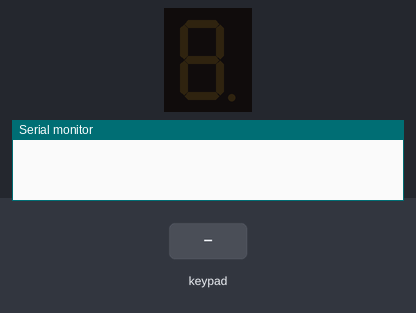
Bench run of a sketch on a simulated Arduino Uno, built with avr-gcc and run on an emulated ATmega328P. Parts: 1-digit seven-segment display, the last lines printed to the serial monitor. Wiring (inferred from the names in the program): 1-digit 7-segment display, segments lit when HIGH: segments pin 10, pin 11, pin 12, pin 13, A0, A1, A2, A3. Inputs (shaded band) come from the test bench. The segment pins are drawn as the display they are named for.

Above: at 1.2 s.
1.3 s: keypad keys 9 8 7 6 pressed 0.4 s apart
At 3.4 s:
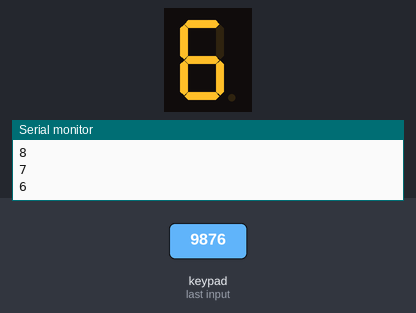
4.4 s: key 'A' pressed
At 5.0 s:
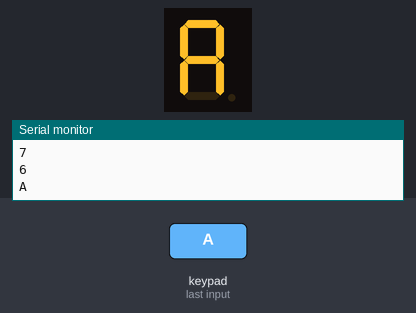
5.9 s: key 'B' pressed
At 7.1 s:
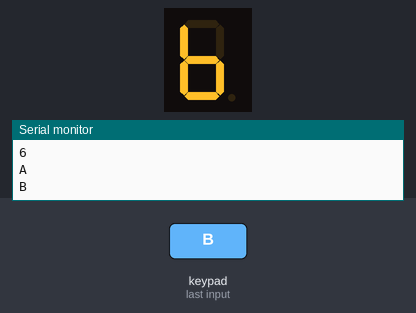
7.4 s: keypad keys 9 8 7 6 D pressed 0.4 s apart
At 9.7 s:
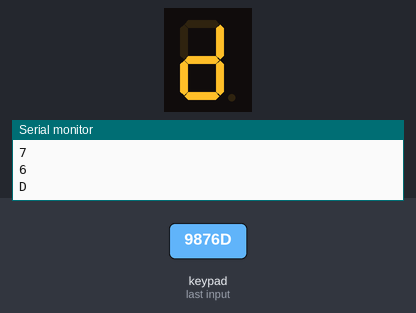
10.9 s: key 'C' pressed
At 12.1 s:
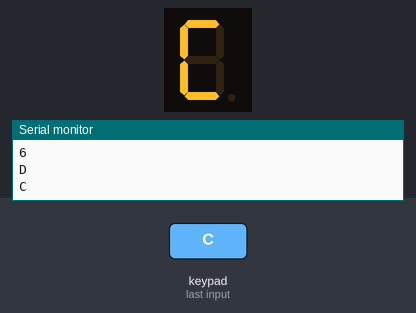
12.4 s: keypad keys 5 4 3 2 # pressed 0.4 s apart
At 14.4 s:
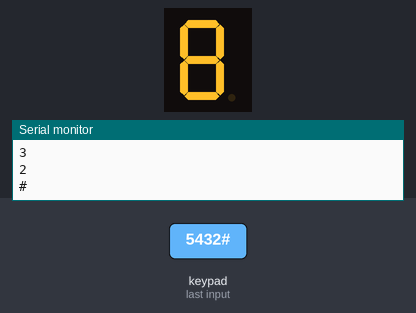
Timing chart, 0 to 15.9 s (numbered marks = the images above; inputs shaded):
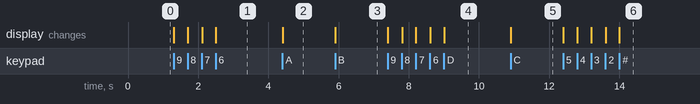

Measured:
- after the input at 1.3 s, the display: first changes at once (image 1 shows a later state)
- after the input at 4.4 s, the display: changes at once (image 2)
- after the input at 5.9 s, the display: changes at once (image 3)
- after the input at 7.4 s, the display: first changes at once (image 4 shows a later state)
- after the input at 10.9 s, the display: changes at once (image 5)
- after the input at 12.4 s, the display: first changes at once (image 6 shows a later state)

The sketch:

exercise_lab3.ino
```cpp
#include <Keypad.h>


const int segA = 10;
const int segB = 11;
const int segC = 12;
const int segD = 13;
const int segE = A0;
const int segF = A1;
const int segG = A2;
const int segDP = A3;


const byte ROWS = 4;
const byte COLS = 4;

char keys[ROWS][COLS] = {
  {'1', '2', '3', 'A'},
  {'4', '5', '6', 'B'},
  {'7', '8', '9', 'C'},
  {'*', '0', '#', 'D'}
};

byte rowPins[ROWS] = {9, 8, 7, 6};
byte colPins[COLS] = {5, 4, 3, 2};

Keypad keypad = Keypad(makeKeymap(keys), rowPins, colPins, ROWS, COLS);


const byte numberSegments[10] = {
  B11111100,
  B01100000,
  B11011010,
  B11110010,
  B01100110,
  B10110110,
  B10111110,
  B11100000,
  B11111110,
  B11110110
};


const byte letterSegments[6] = {
  B11101110,
  B00111110,
  B10011100,
  B01111010,
  B10011110,
  B10001110
};

void setup() {

  pinMode(segA, OUTPUT);
  pinMode(segB, OUTPUT);
  pinMode(segC, OUTPUT);
  pinMode(segD, OUTPUT);
  pinMode(segE, OUTPUT);
  pinMode(segF, OUTPUT);
  pinMode(segG, OUTPUT);
  pinMode(segDP, OUTPUT);


  displayNumber(100);

  Serial.begin(9600);
}

void loop() {
  char key = keypad.getKey();

  if (key != NO_KEY) {
    Serial.println(key);


    if (key >= '0' && key <= '9') {
      displayNumber(key - '0');
    }
    else if (key >= 'A' && key <= 'F') {
      displayLetter(key - 'A');
    }
    else if (key == '*') {
      displayClear();
    }
    else if (key == '#') {
      displayNumber(8);
    }
    else if (key == 'A' || key == 'B' || key == 'C' || key == 'D') {
      displayLetter(key - 'A' + 1);
    }
  }
}

void displayNumber(int num) {
  if (num >= 0 && num <= 9) {
    digitalWrite(segA, bitRead(numberSegments[num], 7));
    digitalWrite(segB, bitRead(numberSegments[num], 6));
    digitalWrite(segC, bitRead(numberSegments[num], 5));
    digitalWrite(segD, bitRead(numberSegments[num], 4));
    digitalWrite(segE, bitRead(numberSegments[num], 3));
    digitalWrite(segF, bitRead(numberSegments[num], 2));
    digitalWrite(segG, bitRead(numberSegments[num], 1));
    digitalWrite(segDP, bitRead(numberSegments[num], 0));
  }
}

void displayLetter(int let) {
  if (let >= 0 && let <= 5) {
    digitalWrite(segA, bitRead(letterSegments[let], 7));
    digitalWrite(segB, bitRead(letterSegments[let], 6));
    digitalWrite(segC, bitRead(letterSegments[let], 5));
    digitalWrite(segD, bitRead(letterSegments[let], 4));
    digitalWrite(segE, bitRead(letterSegments[let], 3));
    digitalWrite(segF, bitRead(letterSegments[let], 2));
    digitalWrite(segG, bitRead(letterSegments[let], 1));
    digitalWrite(segDP, bitRead(letterSegments[let], 0));
  }
}

void displayClear() {
  digitalWrite(segA, LOW);
  digitalWrite(segB, LOW);
  digitalWrite(segC, LOW);
  digitalWrite(segD, LOW);
  digitalWrite(segE, LOW);
  digitalWrite(segF, LOW);
  digitalWrite(segG, LOW);
  digitalWrite(segDP, LOW);
}
```
